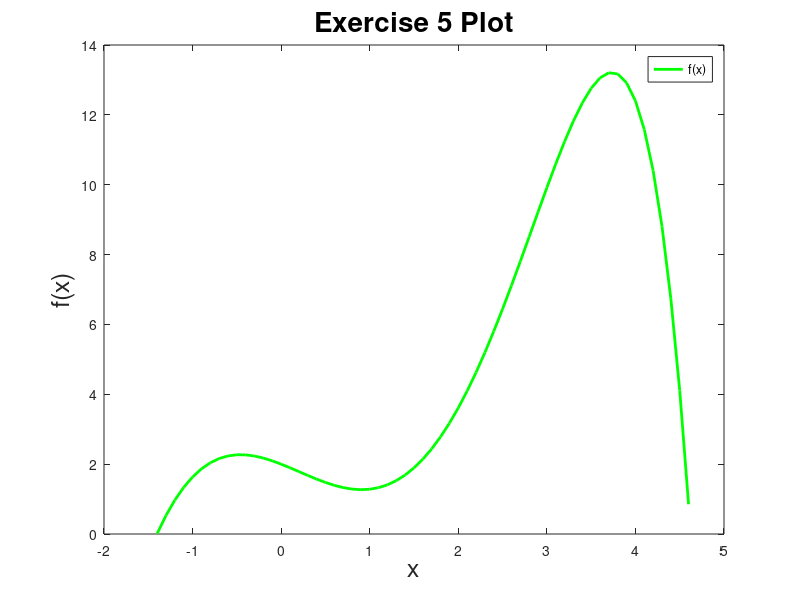

Recreate this plot in MATLAB.
%Code written by Raul G.
%Numerical Methods for Engineering.
%--------------------------------------------------------------------------
%% 
clear
clc
clearvars
%--------------------------------------------------------------------------
%% 

%Firstly, what I do is to compute the main function in order to create and
%represent it graphically (plot).

x = -1.4:0.1:4.6;
f = x.^3 - exp(x) + 3;
plot(x,f,"g-","Linewidth",2, "DisplayName", "f(x)")
title("Exercise 5 Plot", "FontSize",20)
xlabel("x", "FontSize",18)
ylabel("f(x)", "FontSize",18)
legend

%--------------------------------------------------------------------------
%% 

%Now, what I compute is x 0 with the value -2, using at the same time, the
%Newton's method.

xo = -2;
xk = xo;
fprintf('Inter: x_o = %f\n',xo)

for i = 1:5
    
    f = xk^3 - exp(xk) + 3;
    derf = 3 * xk^2 - exp(xk);
    x1 = (xk - f/derf);
    fprintf('Inter: d_%x(k) = f\n', i, x1)
    xk = x1;

end
%--------------------------------------------------------------------------
%% 

%Once I computed xo = -2, I change the value and I use xo = 6.

xo = 6;
xk = xo;
fprintf('Inter: d_%x(k) = f\n', xo)

for i = 1:5

    f = xk^3 - exp(xk) + 3;
    derf = 3 * xk^2 - exp(xk);
    x1 = (xk - f/derf);
    fprintf('Inter: d_%x(k) = f\n', i, x1)
    xk = x1;

end
%This is the end of exercise 5.
%--------------------------------------------------------------------------